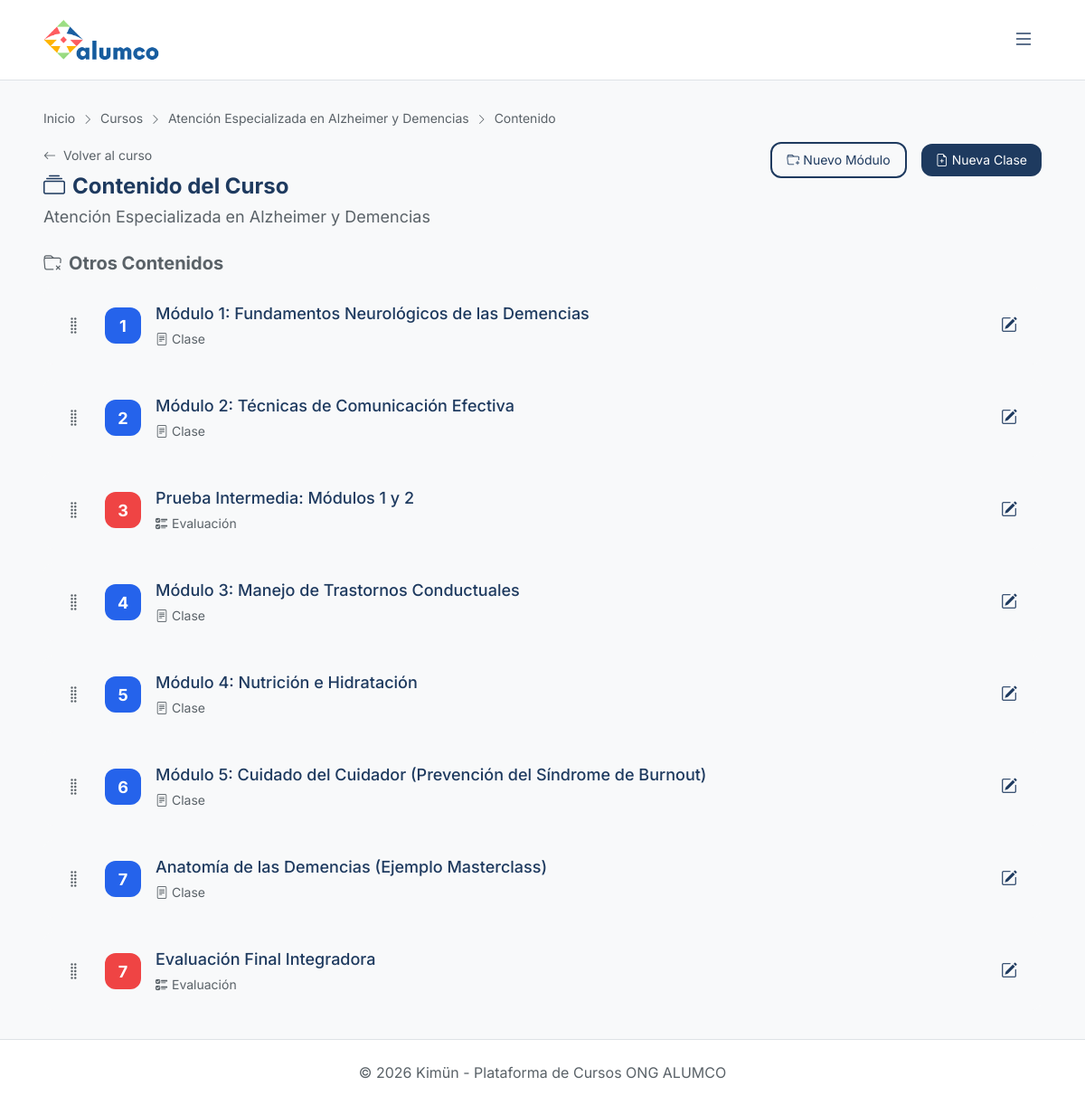
The app's page /cursos/11/clases/ (signed in) with its own data.
### cursos/models.py (models this page shows, shortened)
class Curso(models.Model):
    ESTADO_CHOICES = [
        ('borrador', 'Borrador'),
        ('publicado', 'Publicado'),
    ]
    titulo = models.CharField(max_length=200)
    descripcion = models.TextField()
    categoria = models.ForeignKey(
        Categoria,
        on_delete=models.SET_NULL,
        null=True,
        blank=True,
        related_name='cursos'
    )
    docente_creador = models.ForeignKey(
        settings.AUTH_USER_MODEL,
        on_delete=models.CASCADE,
        related_name='cursos_creados'
    )
    estado = models.CharField(max_length=20, choices=ESTADO_CHOICES, default='borrador')
    fecha_creacion = models.DateTimeField(auto_now_add=True)
    horas_exigidas = models.PositiveIntegerField(default=0, help_text='Horas totales exigidas para completar el curso')
    horas_por_semana = models.PositiveIntegerField(default=0, help_text='Horas de dedicación semanal esperada')
    exige_tiempo_minimo = models.BooleanField(default=False, help_text='Evita que el alumno complete el curso en menos tiempo del exigido')
    duracion_minutos = models.PositiveIntegerField(default=0, help_text='Duración estimada en minutos')
    class Meta:
        verbose_name = 'Curso'
        verbose_name_plural = 'Cursos'

class Clase(models.Model):
    curso = models.ForeignKey(Curso, on_delete=models.CASCADE, related_name='clases')
    modulo = models.ForeignKey(Modulo, on_delete=models.SET_NULL, null=True, blank=True, related_name='clases')
    titulo = models.CharField(max_length=200)
    contenido = RichTextField(verbose_name='Contenido de la clase')
    orden = models.PositiveIntegerField(default=1, help_text='Orden de la clase en el curso')
    fecha_creacion = models.DateTimeField(auto_now_add=True)
    fecha_actualizacion = models.DateTimeField(auto_now=True)
    class Meta:
        verbose_name = 'Clase'
        verbose_name_plural = 'Clases'
        ordering = ['orden']
        constraints = [
            models.CheckConstraint(
                condition=models.Q(orden__gte=1),
                name='clase_orden_minimo'
            ),
        ]

### evaluaciones/models.py (models this page shows, shortened)
class Evaluacion(models.Model):
    curso = models.ForeignKey('cursos.Curso', on_delete=models.CASCADE, related_name='evaluaciones')
    modulo = models.ForeignKey('cursos.Modulo', on_delete=models.SET_NULL, null=True, blank=True, related_name='evaluaciones')
    titulo = models.CharField(max_length=200)
    porcentaje_aprobacion = models.IntegerField(default=70)
    max_intentos = models.IntegerField(default=0, help_text='0 = sin límite')
    duracion_minutos = models.IntegerField(null=True, blank=True, help_text='Minutos, vacío = sin límite')
    preguntas_por_intento = models.IntegerField(null=True, blank=True, help_text='Aleatorizar N preguntas del banco')
    orden = models.PositiveIntegerField(default=0, help_text='Orden en el curso')
    class Meta:
        verbose_name = 'Evaluación'
        verbose_name_plural = 'Evaluaciones'

### cursos/views.py (the view, shortened to what this page needs)
# urls.py: path('<int:pk>/clases/', views.clase_list, name='clase_list'),
@login_required
def clase_list(request, pk):
    curso = get_object_or_404(Curso, pk=pk)
    session_key = f'modo_estudiante_curso_{curso.id}'
    if 'vista' in request.GET and request.user.rol in ['admin', 'docente']:
        request.session[session_key] = (request.GET.get('vista') == 'estudiante')
        if request.session[session_key]:
            InscripcionCurso.objects.get_or_create(usuario=request.user, curso=curso, defaults={'estado': 'asignado'})
        return redirect('cursos:clase_list', pk=curso.id)
    simular_estudiante = request.session.get(session_key, False) and request.user.rol in ['admin', 'docente']
    es_colaborador = request.user.rol == 'colaborador' or simular_estudiante
    if request.user.rol == 'colaborador':
        if not InscripcionCurso.objects.filter(usuario=request.user, curso=curso).exists():
            return HttpResponseForbidden('Debes estar inscrito en este curso para ver las clases.')
    clases = curso.clases.all()
    evaluaciones = curso.evaluaciones.all()
    contenido_unificado = list(clases) + list(evaluaciones)
    contenido_unificado.sort(key=lambda x: getattr(x, 'orden', 0))
    puede_editar = False
    if not simular_estudiante:
        puede_editar = request.user.rol == 'admin' or (
            request.user.rol == 'docente' and curso.docente_creador == request.user
        )
    from cursos.utils import can_access_item
    contenido_con_estado = []
    for obj in contenido_unificado:
        completado = False
        bloqueado = False
        is_clase = hasattr(obj, 'contenido')
        contenido_con_estado.append({
            'item': obj,
            'is_clase': is_clase,
            'completado': completado,
            'bloqueado': bloqueado,
            'orden': obj.orden
        })
    modulos = list(curso.modulos.all())
    agrupados = {}
    for obj in contenido_con_estado:
        m_id = getattr(obj['item'], 'modulo_id', None)
        if m_id not in agrupados:
            agrupados[m_id] = []
        agrupados[m_id].append(obj)
    contenido_agrupado = []
    for m in modulos:
        contenido_agrupado.append({
            'modulo': m,
            'items': agrupados.get(m.id, [])
        })
    if None in agrupados:
        contenido_agrupado.append({
            'modulo': None,
            'items': agrupados[None]
        })
    return render(request, 'cursos/clase_list.html', {
        'curso': curso,
        'contenido_con_estado': contenido_con_estado,
        'contenido_agrupado': contenido_agrupado,
        'puede_editar': puede_editar,
        'simular_estudiante': simular_estudiante,
        'es_colaborador': es_colaborador
    })

### templates/cursos/clase_list.html (shortened to what this page needs)
{% extends 'base.html' %}
{% block breadcrumbs %}
<nav class="text-sm mb-4" style="color: var(--color-text-secondary);">
    <a href="{% url 'inicio' %}">Inicio</a>
    <i class="bi bi-chevron-right text-xs mx-1"></i>
    <a href="{% url 'cursos:curso_list' %}">Cursos</a>
    <i class="bi bi-chevron-right text-xs mx-1"></i>
    <a href="{% url 'cursos:curso_detail' pk=curso.id %}">{{ curso.titulo }}</a>
    <i class="bi bi-chevron-right text-xs mx-1"></i>
    <span>Contenido</span>
</nav>
{% endblock %}
{% block content %}
<div class="mb-6">
    <div class="flex justify-between items-start">
        <div>
            <a href="{% url 'cursos:curso_detail' pk=curso.id %}" class="text-sm mb-2 inline-block" style="color: var(--color-text-secondary);">
                <i class="bi bi-arrow-left me-1"></i> Volver al curso
            </a>
            <h1 class="text-2xl font-bold" style="color: var(--color-text);">
                <i class="bi bi-collection me-2" style="color: var(--color-primary);"></i>Contenido del Curso
            </h1>
            <p class="mt-1" style="color: var(--color-text-secondary);">
                {{ curso.titulo }}
            </p>
        </div>
        <div class="flex items-center gap-4">
            {% if puede_editar %}
            <a href="{% url 'cursos:modulo_create' pk=curso.id %}" class="btn-outline px-4 py-2 rounded-xl text-sm whitespace-nowrap">
                <i class="bi bi-folder-plus me-1"></i>Nuevo Módulo
            </a>
            <a href="{% url 'cursos:clase_create' pk=curso.id %}" class="btn-primary px-4 py-2 rounded-xl text-sm whitespace-nowrap">
                <i class="bi bi-file-earmark-plus me-1"></i>Nueva Clase
            </a>
            {% endif %}
        </div>
    </div>
</div>
{% if contenido_agrupado %}
<div class="space-y-6">
    {% for grupo in contenido_agrupado %}
        {% if grupo.items or puede_editar %}
        <div class="module-group">
            {% if grupo.modulo %}
            <div class="flex items-center mb-3">
                <h3 class="text-xl font-bold flex items-center gap-2" style="color: var(--color-text);">
                    <i class="bi bi-folder2-open" style="color: var(--color-primary);"></i>
                    <span id="modulo-title-{{ grupo.modulo.id }}">{{ grupo.modulo.titulo }}</span>
                    {% if puede_editar %}
                    <div class="inline-flex gap-1 ms-2">
                        <button type="button" onclick="editModuloInline({{ grupo.modulo.id }})" class="text-xs hover:bg-gray-100 p-1.5 rounded transition-colors text-secondary" title="Editar nombre">
                            <i class="bi bi-pencil-square"></i>
                        </button>
                        <button type="button" onclick="confirmDeleteModulo({{ grupo.modulo.id }})" class="text-xs hover:bg-red-50 p-1.5 rounded transition-colors text-red-500 hover:text-red-600" title="Eliminar módulo">
                            <i class="bi bi-trash"></i>
                        </button>
                    </div>
                    {% endif %}
                </h3>
            </div>
            {% if grupo.modulo.descripcion %}
            <p class="text-sm mb-3" style="color: var(--color-text-secondary);">{{ grupo.modulo.descripcion }}</p>
            {% endif %}
            {% else %}
            <div class="flex justify-between items-center mb-3 mt-4">
                <h3 class="text-xl font-bold flex items-center gap-2" style="color: var(--color-text-secondary);">
                    <i class="bi bi-folder-x"></i> Otros Contenidos
                </h3>
            </div>
            {% endif %}
            <div class="space-y-4 sortable-list" id="contenido-list-{{ grupo.modulo.id|default:'none' }}">
                {% for ctx in grupo.items %}
                <div class="contenido-item flex items-center justify-between p-4 rounded-xl transition-opacity {% if ctx.bloqueado %}opacity-50{% endif %}"
                     style="background-color: var(--color-bg); {% if puede_editar %}cursor: grab;{% endif %}"
                     data-id="{{ ctx.item.id }}" data-tipo="{% if ctx.is_clase %}clase{% else %}evaluacion{% endif %}">
                    <div class="flex items-center gap-4">
                        {% if puede_editar %}
                        <div class="drag-handle text-gray-400 hover:text-gray-600 px-2 cursor-grab text-xl" style="color: var(--color-text-secondary);">
                            <i class="bi bi-grip-vertical"></i>
                        </div>
                        {% endif %}
                        <div class="w-10 h-10 rounded-xl flex items-center justify-center font-bold orden-badge {% if ctx.completado %}bg-green-500{% elif ctx.is_clase %}bg-blue-600{% else %}bg-red-500{% endif %}"
                             style="color: white;">
                             {% if ctx.bloqueado %}
                             <i class="bi bi-lock-fill"></i>
                             {% elif ctx.completado %}
                             <i class="bi bi-check-lg"></i>
                             {% else %}
                                 {{ ctx.item.orden }}
                             {% endif %}
                        </div>
                        <div>
                            <span class="font-medium block" style="color: var(--color-text);">{{ ctx.item.titulo }}</span>
                            <span class="text-sm" style="color: var(--color-text-secondary);">
                                {% if ctx.is_clase %}
                                <i class="bi bi-file-text me-1"></i>Clase
                                {% else %}
                                <i class="bi bi-ui-checks me-1"></i>Evaluación
                                {% endif %}
                            </span>
                        </div>
                    </div>
                    <div class="flex items-center gap-2">
                        {% if puede_editar %}
                            {% if ctx.is_clase %}
                            <a href="{% url 'cursos:clase_edit' pk=ctx.item.id %}" class="w-10 h-10 flex items-center justify-center rounded-xl transition-colors hover:bg-gray-100" style="color: var(--color-primary);" title="Editar">
                                <i class="bi bi-pencil-square text-lg"></i>
                            </a>
                            {% else %}
                            <a href="{% url 'evaluaciones:evaluacion_edit' pk=ctx.item.id %}" class="w-10 h-10 flex items-center justify-center rounded-xl transition-colors hover:bg-gray-100" style="color: var(--color-primary);" title="Editar">
                                <i class="bi bi-pencil-square text-lg"></i>
                            </a>
                            {% endif %}
                        {% endif %}
                    </div>
                </div>
                {% endfor %}
            </div>
        </div>
        {% endif %}
    {% endfor %}
</div>
{% endif %}
{% endblock %}

### static/css/kimun.css (style rules this page uses)
:root { --space-xs: 0.25rem; --space-sm: 0.5rem; --space-md: 1rem; --space-lg: 1.5rem; --space-xl: 2rem; --space-2xl: 3rem; --space-3xl: 4rem; --radius-sm: 0.25rem; --radius-md: 0.75rem; --radius-lg: 1rem; --radius-xl: 1.5rem; --radius-asymmetric: 1rem 0.25rem 1rem 0.25rem; --shadow-sm: 0 1px 2px color-mix(in srgb, var(--color-text) 8%, transparent); --shadow-md: 0 4px 6px -1px color-mix(in srgb, var(--color-text) 12%, transparent); --shadow-lg: 0 10px 40px -10px color-mix(in srgb, var(--color-text) 18%, transparent); --transition-fast: 0.15s ease; --transition-normal: 0.2s ease; --transition-slow: 0.3s ease; }
.rounded-xl { border-radius: var(--radius-xl); }

### templates/base.html (style rules this page uses)
body { font-family: "Inter", sans-serif; font-size: 18px; }
[data-theme="light"] { --color-bg: #f8f9fa; --color-surface: #ffffff; --color-surface-raised: #f3f4f6; --color-primary: #1e3a5f; --color-primary-hover: #2d5a87; --color-accent: #f57c00; --color-text: #1e3a5f; --color-text-secondary: #5a6268; --color-border: #dee2e6; --color-card-hover: #f1f5f9; --color-success: #166534; --color-success-bg: rgba(22, 163, 74, 0.15); --color-info: #2563eb; --color-info-bg: rgba(37, 99, 235, 0.15); --color-warning: #92400e; --color-warning-bg: rgba(217, 119, 6, 0.15); --color-purple: #9333ea; --color-purple-bg: rgba(147, 51, 234, 0.15); --color-pink: #db2777; --color-pink-bg: rgba(219, 39, 119, 0.15); --gradient-start: #1e3a5f; --gradient-end: #3b82f6; }
body { background-color: var(--color-bg); color: var(--color-text); }
.btn-primary { background-color: var(--color-primary); color: white; transition: all 0.2s ease; }
.btn-outline { border: 2px solid var(--color-primary); color: var(--color-primary); background: transparent; transition: all 0.2s ease; }

### records on screen
Curso: titulo "Atención Especializada en Alzheimer y Demencias"
Clase: item.orden "1", item.titulo "Módulo 1: Fundamentos Neurológicos de las Demencias", shows "Clase"
Clase: item.orden "2", item.titulo "Módulo 2: Técnicas de Comunicación Efectiva", shows "Clase"
Evaluacion: item.orden "3", item.titulo "Prueba Intermedia: Módulos 1 y 2", shows "Evaluación"
Clase: item.orden "4", item.titulo "Módulo 3: Manejo de Trastornos Conductuales", shows "Clase"
Clase: item.orden "5", item.titulo "Módulo 4: Nutrición e Hidratación", shows "Clase"
Clase: item.orden "6", item.titulo "Módulo 5: Cuidado del Cuidador (Prevención del Síndrome de Burnout)", shows "Clase"
Clase: item.orden "7", item.titulo "Anatomía de las Demencias (Ejemplo Masterclass)", shows "Clase"
Evaluacion: item.orden "7", item.titulo "Evaluación Final Integradora"
